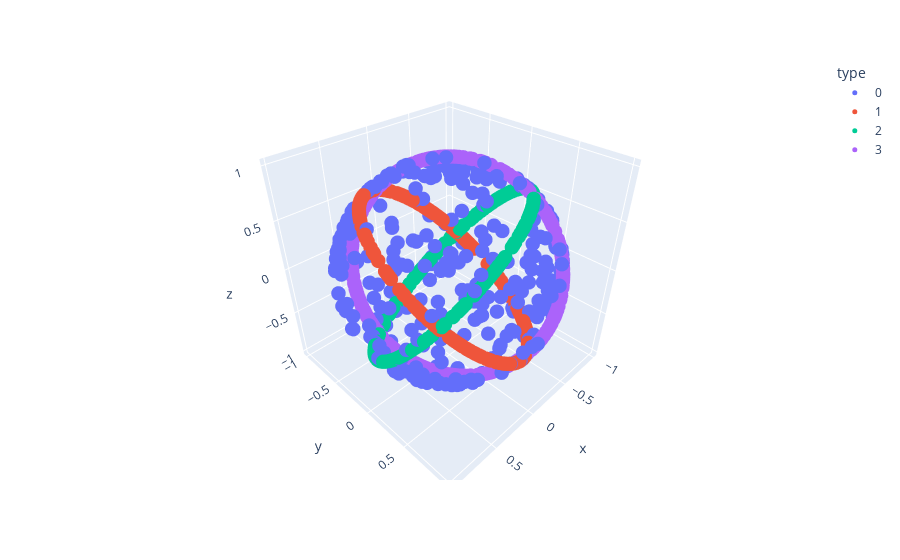

The code cell stored with this chart in its notebook:
### Code cell
plot_points(orig_points)

### Figure 1 — Plotly figure (JSON) as saved in the notebook; plotly's stock layout.template omitted (floating-point values rounded to 4 significant figures; data arrays with more than 128 entries replaced by an {"elided": "..."} marker saying what was removed)
{"data": [{"hovertemplate": "type=0<br>x=%{x}<br>y=%{y}<br>z=%{z}<extra></extra>", "legendgroup": "0", "marker": {"color": "#636efa", "opacity": 1, "size": 5, "symbol": "circle"}, "mode": "markers", "name": "0", "scene": "scene", "showlegend": true, "type": "scatter3d", "x": {"elided": "300 float values"}, "y": {"elided": "300 float values"}, "z": {"elided": "300 float values"}}, {"hovertemplate": "type=1<br>x=%{x}<br>y=%{y}<br>z=%{z}<extra></extra>", "legendgroup": "1", "marker": {"color": "#EF553B", "opacity": 1, "size": 5, "symbol": "circle"}, "mode": "markers", "name": "1", "scene": "scene", "showlegend": true, "type": "scatter3d", "x": {"elided": "300 float values"}, "y": {"elided": "300 float values"}, "z": {"elided": "300 float values"}}, {"hovertemplate": "type=2<br>x=%{x}<br>y=%{y}<br>z=%{z}<extra></extra>", "legendgroup": "2", "marker": {"color": "#00cc96", "opacity": 1, "size": 5, "symbol": "circle"}, "mode": "markers", "name": "2", "scene": "scene", "showlegend": true, "type": "scatter3d", "x": {"elided": "300 float values"}, "y": {"elided": "300 float values"}, "z": {"elided": "300 float values"}}, {"hovertemplate": "type=3<br>x=%{x}<br>y=%{y}<br>z=%{z}<extra></extra>", "legendgroup": "3", "marker": {"color": "#ab63fa", "opacity": 1, "size": 5, "symbol": "circle"}, "mode": "markers", "name": "3", "scene": "scene", "showlegend": true, "type": "scatter3d", "x": {"elided": "300 float values"}, "y": {"elided": "300 float values"}, "z": {"elided": "300 float values"}}], "layout": {"legend": {"title": {"text": "type"}, "tracegroupgap": 0}, "margin": {"t": 60}, "scene": {"domain": {"x": [0, 1], "y": [0, 1]}, "xaxis": {"title": {"text": "x"}}, "yaxis": {"title": {"text": "y"}}, "zaxis": {"title": {"text": "z"}}}}}
